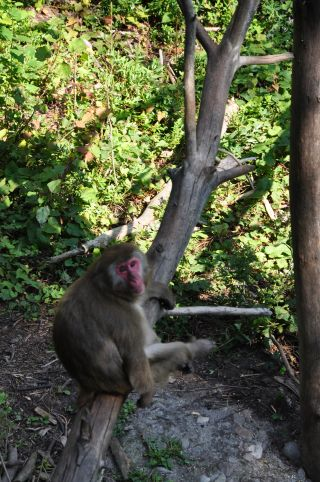
//> input picture src/ApplicationProgrammingCookbook_2nd/images/baboon1.jpg, 320 x 482 px, given in place of waves2.jpg, which was not available
$ ./contentFinder   (built with g++ and OpenCV 4)
//> lines starting //> are read from the running program, lines starting //| are printed output that depends on the picture; after the words box and inside, x2 and y2 are one past the last pixel; in counts of white or black regions, pixels touching at a corner belong together; pictures that were not available may be replaced by others from this repository, and a replacement may not be noted
### src/ApplicationProgrammingCookbook_2nd/Ch04/colorhistogram.h
// [17 lines of licence text are left out]

#if !defined COLHISTOGRAM
#define COLHISTOGRAM

#include <opencv2/core/core.hpp>
#include <opencv2/imgproc/imgproc.hpp>

class ColorHistogram {

  private:

    int histSize[3];        // size of each dimension
	float hranges[2];       // range of values
    const float* ranges[3]; // array of ranges for each dimension
    int channels[3];        // channel to be considered

  public:

	ColorHistogram() {

		// Prepare default arguments for a color histogram
		// each dimension has equal size and range
		histSize[0]= histSize[1]= histSize[2]= 256;
		hranges[0]= 0.0;    // BRG range from 0 to 256
		hranges[1]= 256.0;
		ranges[0]= hranges; // in this class,
		ranges[1]= hranges; // all channels have the same range
		ranges[2]= hranges;
		channels[0]= 0;		// the three channels
		channels[1]= 1;
		channels[2]= 2;
	}

	// set histogram size for each dimension
	void setSize(int size) {

		// each dimension has equal size
		histSize[0]= histSize[1]= histSize[2]= size;
	}

	// Computes the histogram.
	cv::Mat getHistogram(const cv::Mat &image) {

		cv::Mat hist;

		// BGR color histogram
		hranges[0]= 0.0;    // BRG range
		hranges[1]= 256.0;
		channels[0]= 0;		// the three channels
		channels[1]= 1;
		channels[2]= 2;

		// Compute histogram
		cv::calcHist(&image,
			1,			// histogram of 1 image only
			channels,	// the channel used
			cv::Mat(),	// no mask is used
			hist,		// the resulting histogram
			3,			// it is a 3D histogram
			histSize,	// number of bins
			ranges		// pixel value range
		);

		return hist;
	}

	// Computes the histogram.
	// [26 lines left out: function getSparseHistogram, not called in this run]

	// Computes the 1D Hue histogram with a mask.
	// BGR source image is converted to HSV
	// Pixels with low saturation are ignored
	cv::Mat getHueHistogram(const cv::Mat &image,
                             int minSaturation=0) {

		cv::Mat hist;

		// Convert to HSV colour space
		cv::Mat hsv;
		cv::cvtColor(image, hsv, CV_BGR2HSV);

		// Mask to be used (or not)
		cv::Mat mask;

		if (minSaturation>0) {

			// Spliting the 3 channels into 3 images
			std::vector<cv::Mat> v;
			cv::split(hsv,v);

			// Mask out the low saturated pixels
			cv::threshold(v[1],mask,minSaturation,255,
                                 cv::THRESH_BINARY);
		}

		// Prepare arguments for a 1D hue histogram
		hranges[0]= 0.0;    // range is from 0 to 180
		hranges[1]= 180.0;
		channels[0]= 0;    // the hue channel

		// Compute histogram
		cv::calcHist(&hsv,
			1,			// histogram of 1 image only
			channels,	// the channel used
			mask,		// binary mask
			hist,		// the resulting histogram
			1,			// it is a 1D histogram
			histSize,	// number of bins
			ranges		// pixel value range
		);

		return hist;
	}

	// Computes the 2D ab histogram.
	// BGR source image is converted to Lab
	cv::Mat getabHistogram(const cv::Mat &image) {

		cv::Mat hist;

		// Convert to Lab color space
		cv::Mat lab;
		cv::cvtColor(image, lab, CV_BGR2Lab);

		// Prepare arguments for a 2D color histogram
		hranges[0]= 0;
		hranges[1]= 256.0;
		channels[0]= 1; // the two channels used are ab
		channels[1]= 2;

		// Compute histogram
		cv::calcHist(&lab,
			1,			// histogram of 1 image only
			channels,	// the channel used
			cv::Mat(),	// no mask is used
			hist,		// the resulting histogram
			2,			// it is a 2D histogram
			histSize,	// number of bins
			ranges		// pixel value range
		);

		return hist;
	}
};


#endif

### src/ApplicationProgrammingCookbook_2nd/Ch04/contentFinder.h
// [17 lines of licence text are left out]

#if !defined OFINDER
#define OFINDER

#include <opencv2/core/core.hpp>
#include <opencv2/imgproc/imgproc.hpp>

class ContentFinder {

  private:

	// histogram parameters
	float hranges[2];
    const float* ranges[3];
    int channels[3];

	float threshold;           // decision threshold
	cv::Mat histogram;         // histogram can be sparse
	cv::SparseMat shistogram;  // or not
	bool isSparse;

  public:

	ContentFinder() : threshold(0.1f), isSparse(false) {

		// in this class,
		// all channels have the same range
		ranges[0]= hranges;
		ranges[1]= hranges;
		ranges[2]= hranges;
	}

	// Sets the threshold on histogram values [0,1]
	void setThreshold(float t) {

		threshold= t;
	}

	// Gets the threshold
	// [4 lines left out: function getThreshold, not called in this run]

	// Sets the reference histogram
	void setHistogram(const cv::Mat& h) {

		isSparse= false;
		cv::normalize(h,histogram,1.0);
	}

	// Sets the reference histogram
	// [5 lines left out: function setHistogram, not called in this run]

	// All channels used, with range [0,256[
	cv::Mat find(const cv::Mat& image) {

		cv::Mat result;

		hranges[0]= 0.0;	// default range [0,256[
		hranges[1]= 256.0;
		channels[0]= 0;		// the three channels
		channels[1]= 1;
		channels[2]= 2;

		return find(image, hranges[0], hranges[1], channels);
	}

	// Finds the pixels belonging to the histogram
	cv::Mat find(const cv::Mat& image, float minValue, float maxValue, int *channels) {

		cv::Mat result;

		hranges[0]= minValue;
		hranges[1]= maxValue;

		if (isSparse) { // call the right function based on histogram type

		   for (int i=0; i<shistogram.dims(); i++)
			  this->channels[i]= channels[i];

		   cv::calcBackProject(&image,
                      1,            // we only use one image at a time
                      channels,     // vector specifying what histogram dimensions belong to what image channels
                      shistogram,   // the histogram we are using
                      result,       // the resulting back projection image
                      ranges,       // the range of values, for each dimension
                      255.0         // the scaling factor is chosen such that a histogram value of 1 maps to 255
		   );

		} else {

		   for (int i=0; i<histogram.dims; i++)
			  this->channels[i]= channels[i];

		   cv::calcBackProject(&image,
                      1,            // we only use one image at a time
                      channels,     // vector specifying what histogram dimensions belong to what image channels
                      histogram,    // the histogram we are using
                      result,       // the resulting back projection image
                      ranges,       // the range of values, for each dimension
                      255.0         // the scaling factor is chosen such that a histogram value of 1 maps to 255
		   );
		}

        // Threshold back projection to obtain a binary image
		if (threshold>0.0)
			cv::threshold(result, result, 255.0*threshold, 255.0, cv::THRESH_BINARY);

		return result;
	}

};


#endif

### src/ApplicationProgrammingCookbook_2nd/Ch04/histogram.h
// [17 lines of licence text are left out]

#if !defined HISTOGRAM
#define HISTOGRAM

#include <opencv2/core/core.hpp>
#include <opencv2/imgproc/imgproc.hpp>

// To create histograms of gray-level images
class Histogram1D {

  private:

    int histSize[1];         // number of bins in histogram
	float hranges[2];        // range of values
    const float* ranges[1];  // pointer to the different value ranges
    int channels[1];         // channel number to be examined

  public:

	Histogram1D() {

		// Prepare default arguments for 1D histogram
		histSize[0]= 256;   // 256 bins
		hranges[0]= 0.0;    // from 0 (inclusive)
		hranges[1]= 256.0;  // to 256 (exclusive)
		ranges[0]= hranges;
		channels[0]= 0;     // we look at channel 0
	}

	// Sets the channel on which histogram will be calculated.
	// By default it is channel 0.
	// [43 lines left out: functions setChannel, getChannel, setRange, getMinValue, getMaxValue, setNBins and 1 more, not called in this run]

	// Computes the 1D histogram.
	cv::Mat getHistogram(const cv::Mat &image) {

		cv::Mat hist;

		// Compute histogram
		cv::calcHist(&image,
			1,			// histogram of 1 image only
			channels,	// the channel used
			cv::Mat(),	// no mask is used
			hist,		// the resulting histogram
			1,			// it is a 1D histogram
			histSize,	// number of bins
			ranges		// pixel value range
		);

		return hist;
	}


    // Computes the 1D histogram and returns an image of it.
	cv::Mat getHistogramImage(const cv::Mat &image, int zoom = 1){

		// Compute histogram first
		cv::Mat hist = getHistogram(image);

		// Creates image
        return Histogram1D::getImageOfHistogram(hist, zoom);
	}

    // Stretches the source image using min number of count in bins.
    // [82 lines left out: functions stretch, stretch, not called in this run]

    // static methods

    // Create an image representing a histogram
    static cv::Mat getImageOfHistogram(const cv::Mat &hist, int zoom) {

        // Get min and max bin values
        double maxVal = 0;
        double minVal = 0;
        cv::minMaxLoc(hist, &minVal, &maxVal, 0, 0);

        // get histogram size
        int histSize = hist.rows;

        // Square image on which to display histogram
        cv::Mat histImg(histSize*zoom, histSize*zoom, CV_8U, cv::Scalar(255));

        // set highest point at 90% of nbins (i.e. image height)
        int hpt = static_cast<int>(0.9*histSize);

        // Draw vertical line for each bin
        for (int h = 0; h < histSize; h++) {

            float binVal = hist.at<float>(h);
            if (binVal>0) {
                int intensity = static_cast<int>(binVal*hpt / maxVal);
                cv::line(histImg, cv::Point(h*zoom, histSize*zoom),
                    cv::Point(h*zoom, (histSize - intensity)*zoom), cv::Scalar(0), zoom);
            }
        }

        return histImg;
    }

    // Equalizes the source image.
    // [42 lines left out: functions equalize, applyLookUp, applyLookUpWithIterator, not called in this run]
};


#endif

### src/ApplicationProgrammingCookbook_2nd/Ch04/include/Config.h
// Preprocessor directives to set variables from values in the CMakeLists.txt files
#define DATA_FOLDER "D:/git/ocv2.4.10_app/src/ApplicationProgrammingCookbook_2nd/Ch04/../data"
#define TRAIN_FOLDER "D:/git/ocv2.4.10_app/src/ApplicationProgrammingCookbook_2nd/Ch04/../train_images"
#define IMAGE_FOLDER "D:/git/ocv2.4.10_app/src/ApplicationProgrammingCookbook_2nd/Ch04/../images"
#define TEMPLATE_FOLDER "D:/git/ocv2.4.10_app/src/ApplicationProgrammingCookbook_2nd/Ch04/../templates"

### src/ApplicationProgrammingCookbook_2nd/Ch04/contentFinder.cpp
// [17 lines of licence text are left out]

#include <iostream>
using namespace std;

#include <opencv2/core/core.hpp>
#include <opencv2/highgui/highgui.hpp>
#include <opencv2/imgproc/imgproc.hpp>

#include "Config.h"
#include "histogram.h"
#include "contentFinder.h"
#include "colorhistogram.h"

int main()
{
	// Read input image
    cv::Mat image= cv::imread(IMAGE_FOLDER "/waves2.jpg",0);
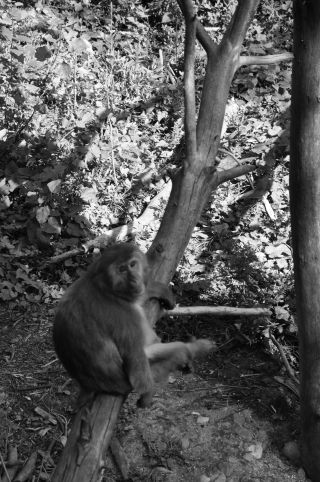
//> image: 482 rows x 320 cols, CV_8UC1; min 0, max 255, mean 87.2
	if (!image.data)
		return 0;

	// define image ROI
	cv::Mat imageROI;
	imageROI= image(cv::Rect(216,33,24,30)); // Cloud region

	// Display reference patch
	cv::namedWindow("Reference");
	cv::imshow("Reference",imageROI);

	// Find histogram of reference
	Histogram1D h;
	cv::Mat hist= h.getHistogram(imageROI);
//> in getHistogram, `cv::calcHist(&image, 1, channels, cv::Mat(), hist, 1, histSize, ranges..`: hist = 256 values, max 14 at index 59, min 0 at index 0, mean 2.81
	cv::namedWindow("Reference Hist");
	cv::imshow("Reference Hist",h.getHistogramImage(imageROI));
//> in getImageOfHistogram, `cv::minMaxLoc(hist, &minVal, &maxVal, 0, 0);`: maxVal = 14
//> the loop in getImageOfHistogram, `for (int h = 0; h < histSize; h++)` made 256 passes
//> (binVal, intensity) on passes 35, 36, 37, 39, 40, 41, 42, 43, 44, 45, 46, 47: (3, 49), (2, 32), (1, 16), (3, 49), (3, 49), (4, 65), (3, 49), (2, 32), (2, 32), (8, 131), (3, 49), (6, 98)
//> binVal on passes 1 to 6: 0, 0, 0, 0, 0, 0
//> after the loop in getImageOfHistogram, `for (int h = 0; h < histSize; h++)`:
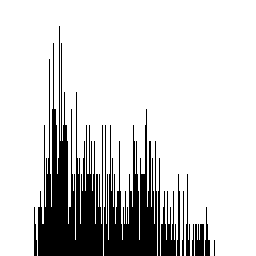
//> histImg: 256 rows x 256 cols, CV_8UC1; 82.1% white; 12 black regions (1 under 20 px), largest, box (x1, y1, x2, y2) and area: (38, 26, 103, 256) 6217, (104, 109, 157, 256) 3854, (161, 191, 176, 256) 565

	// Create the content finder
	ContentFinder finder;

	// set histogram to be back-projected
	finder.setHistogram(hist);
//> in setHistogram, `cv::normalize(h,histogram,1.0);`: histogram = 256 values, max 0.213 at index 59, min 0 at index 0, mean 0.0427
	finder.setThreshold(-1.0f);

	// Get back-projection
	cv::Mat result1;
	result1= finder.find(image);

	// Create negative image and display result
	cv::Mat tmp;
	result1.convertTo(tmp,CV_8U,-1.0,255.0);
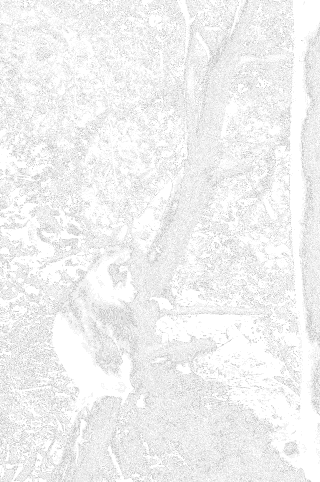
//> tmp: 482 rows x 320 cols, CV_8UC1; min 201, max 255, mean 240.6
	cv::namedWindow("Backprojection result");
	cv::imshow("Backprojection result",tmp);

	// Get binary back-projection
	finder.setThreshold(0.12f);
	result1= finder.find(image);
//> in find (call 2), `cv::threshold(result, result, 255.0*threshold, 255.0, cv::THRESH_BINAR..`: result: 482 rows x 320 cols, CV_8UC1; 15.3% white in thin lines or dots

	// Draw a rectangle around the reference area
	cv::rectangle(image, cv::Rect(216, 33, 24, 30), cv::Scalar(0, 0, 0));

	// Display image
	cv::namedWindow("Image");
	cv::imshow("Image",image);

	// Display result
	cv::namedWindow("Detection Result");
	cv::imshow("Detection Result",result1);

	// Load color image
	ColorHistogram hc;
    cv::Mat color= cv::imread(IMAGE_FOLDER "/waves2.jpg");
//> color is the input picture: 482 rows x 320 cols, CV_8UC3; mean B, G, R 65.5, 91.9, 86.2

	// extract region of interest
	imageROI= color(cv::Rect(0,0,100,45)); // blue sky area
//> imageROI: 45 rows x 100 cols, CV_8UC3

	// Get 3D colour histogram (8 bins per channel)
	hc.setSize(8); // 8x8x8
	cv::Mat shist= hc.getHistogram(imageROI);

	// set histogram to be back-projected
	finder.setHistogram(shist);
	finder.setThreshold(0.05f);

	// Get back-projection of color histogram
	result1= finder.find(color);
//> in find (call 3), `cv::threshold(result, result, 255.0*threshold, 255.0, cv::THRESH_BINAR..`: result: 482 rows x 320 cols, CV_8UC1; 51.8% white; 2476 black regions (2357 under 20 px), largest, box (x1, y1, x2, y2) and area: (0, 0, 312, 482) 55382, (298, 21, 320, 416) 5014, (264, 332, 304, 397) 921

	cv::namedWindow("Color Detection Result");
	cv::imshow("Color Detection Result",result1);

	// Second color image
	cv::Mat color2= cv::imread(IMAGE_FOLDER "/dog.jpg");
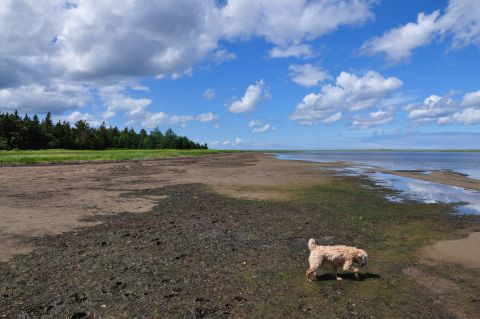
//> input picture src/ApplicationProgrammingCookbook_2nd/images/dog.jpg, 480 x 319 px
//> color2 is the input picture: 319 rows x 480 cols, CV_8UC3; mean B, G, R 133.4, 117.7, 106.3

	cv::namedWindow("Second Image");
	cv::imshow("Second Image",color2);

	// Get back-projection of color histogram
	cv::Mat result2= finder.find(color2);
//> in find (call 4), `cv::threshold(result, result, 255.0*threshold, 255.0, cv::THRESH_BINAR..`: result: 319 rows x 480 cols, CV_8UC1; 23.2% white; 1950 white regions (1835 under 20 px), largest, box (x1, y1, x2, y2) and area: (207, 164, 480, 319) 17434, (0, 115, 240, 168) 5854, (71, 265, 95, 309) 273

	cv::namedWindow("Result color (2)");
	cv::imshow("Result color (2)",result2);

	// Get ab color histogram
	hc.setSize(256); // 256x256
	cv::Mat colorhist= hc.getabHistogram(imageROI);
//> in getabHistogram, `cv::cvtColor(image, lab, CV_BGR2Lab);`: lab: 45 rows x 100 cols, CV_8UC3; mean of channels 0, 1, 2 151.9, 113.1, 164.7
//> in getabHistogram, `cv::calcHist(&lab, 1, channels, cv::Mat(), hist, 2, histSize, ranges );`:
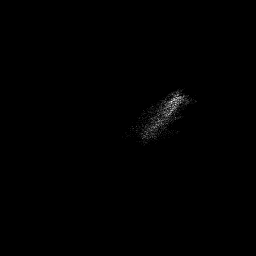
//> hist: 256 rows x 256 cols, CV_32FC1; min 0, max 20, mean 0.0687; drawn with min black and max white

	// display 2D histogram
	colorhist.convertTo(tmp,CV_8U,-1.0,255.0);
//> tmp: 256 rows x 256 cols, CV_8UC1
	cv::namedWindow("ab histogram");
	cv::imshow("ab histogram",tmp);

	// set histogram to be back-projected
	finder.setHistogram(colorhist);
	finder.setThreshold(0.05f);

	// Convert to Lab space
	cv::Mat lab;
	cv::cvtColor(color, lab, CV_BGR2Lab);
//> lab: 482 rows x 320 cols, CV_8UC3; mean of channels 0, 1, 2 93.8, 121.6, 141.4

	// Get back-projection of ab histogram
	int ch[2]={1,2};
	result1= finder.find(lab,0,256.0f,ch);
//> in find (call 5), `cv::threshold(result, result, 255.0*threshold, 255.0, cv::THRESH_BINAR..`: result: 482 rows x 320 cols, CV_8UC1; 4.6% white in thin lines or dots, all inside (x1, y1, x2, y2) = (0, 0, 295, 363)

	cv::namedWindow("Result ab (1)");
	cv::imshow("Result ab (1)",result1);

	// Second colour image
	cv::cvtColor(color2, lab, CV_BGR2Lab);
//> lab: 319 rows x 480 cols, CV_8UC3; mean of channels 0, 1, 2 124.5, 129.3, 119.5

	// Get back-projection of ab histogram
	result2= finder.find(lab,0,256.0,ch);
//> in find (call 6), `cv::threshold(result, result, 255.0*threshold, 255.0, cv::THRESH_BINAR..`: result: 319 rows x 480 cols, CV_8UC1; 0.15% white in thin lines or dots, all inside (x1, y1, x2, y2) = (10, 150, 439, 288)

	cv::namedWindow("Result ab (2)");
	cv::imshow("Result ab (2)",result2);

	// Draw a rectangle around the reference sky area
    cv::rectangle(color,cv::Rect(0,0,100,45),cv::Scalar(0,0,0));
	cv::namedWindow("Color Image");
	cv::imshow("Color Image",color);


	// Get Hue colour histogram
	hc.setSize(180); // 180 bins
	colorhist= hc.getHueHistogram(imageROI);
//> in getHueHistogram, `cv::cvtColor(image, hsv, CV_BGR2HSV);`: hsv: 45 rows x 100 cols, CV_8UC3; mean H, S, V 31, 134.1, 147.6
//> in getHueHistogram, `channels[0]= 0;`: channels = [0, 2, 2]
//> in getHueHistogram, `cv::calcHist(&hsv, 1, channels, mask, hist, 1, histSize, ranges );`: mask = empty; hist = 180 values, max 287 at index 0, min 0 at index 1, mean 25
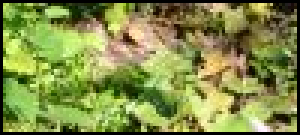
//> imageROI: 45 rows x 100 cols, CV_8UC3 (shown 3 times larger); mean B, G, R 72.6, 142.3, 131.9
//> colorhist has the same summary as hist in getHueHistogram

	// set histogram to be back-projected
	finder.setHistogram(colorhist);

	// Convert to HSV space
	cv::Mat hsv;
	cv::cvtColor(color, hsv, CV_BGR2HSV);
//> hsv: 482 rows x 320 cols, CV_8UC3; mean H, S, V 55.1, 84.4, 95.5

	// Get back-projection of hue histogram
	ch[0]=0;
	result1= finder.find(hsv,0.0f,180.0f,ch);
//> in find (call 7), `cv::threshold(result, result, 255.0*threshold, 255.0, cv::THRESH_BINAR..`: result: 482 rows x 320 cols, CV_8UC1; 53.2% white; 521 black regions (425 under 20 px), largest, box (x1, y1, x2, y2) and area: (0, 194, 320, 482) 46409, (148, 38, 243, 294) 6920, (294, 26, 320, 352) 4970

	cv::namedWindow("Result Hue (1)");
	cv::imshow("Result Hue (1)",result1);

	// Second colour image
	color2= cv::imread(IMAGE_FOLDER "/dog.jpg");

	// Convert to HSV space
	cv::cvtColor(color2, hsv, CV_BGR2HSV);
//> hsv: 319 rows x 480 cols, CV_8UC3; mean H, S, V 63.4, 81.3, 144.8

	// Get back-projection of hue histogram
	result2= finder.find(hsv,0.0f,180.0f,ch);
//> in find (call 8), `cv::threshold(result, result, 255.0*threshold, 255.0, cv::THRESH_BINAR..`:
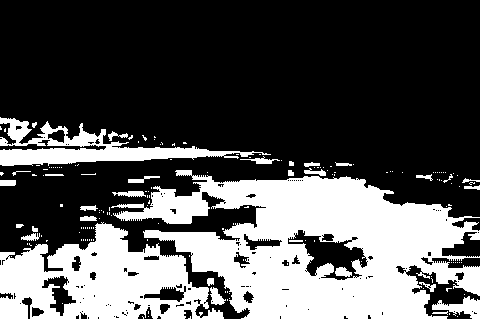
//> result: 319 rows x 480 cols, CV_8UC1; 32.6% white; 166 white regions (134 under 20 px), largest, box (x1, y1, x2, y2) and area: (111, 170, 480, 319) 30502, (0, 222, 224, 319) 12437, (0, 117, 271, 166) 4407

	cv::namedWindow("Result Hue (2)");
	cv::imshow("Result Hue (2)",result2);

	cv::waitKey();
	return 0;
}
